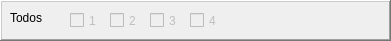
      <widget class="QFrame" name="frame_38">
       <property name="geometry">
        <rect>
         <x>450</x>
         <y>10</y>
         <width>391</width>
         <height>41</height>
        </rect>
       </property>
       <property name="styleSheet">
        <string notr="true"/>
       </property>
       <property name="frameShape">
        <enum>QFrame::WinPanel</enum>
       </property>
       <property name="frameShadow">
        <enum>QFrame::Raised</enum>
       </property>
       <widget class="QCheckBox" name="cb014_t">
        <property name="enabled">
         <bool>false</bool>
        </property>
        <property name="geometry">
         <rect>
          <x>190</x>
          <y>10</y>
          <width>41</width>
          <height>21</height>
         </rect>
        </property>
        <property name="text">
         <string>4</string>
        </property>
       </widget>
       <widget class="QCheckBox" name="cb011_t">
        <property name="enabled">
         <bool>false</bool>
        </property>
        <property name="geometry">
         <rect>
          <x>70</x>
          <y>10</y>
          <width>41</width>
          <height>21</height>
         </rect>
        </property>
        <property name="text">
         <string>1</string>
        </property>
       </widget>
       <widget class="QCheckBox" name="cb013_t">
        <property name="enabled">
         <bool>false</bool>
        </property>
        <property name="geometry">
         <rect>
          <x>150</x>
          <y>10</y>
          <width>41</width>
          <height>21</height>
         </rect>
        </property>
        <property name="text">
         <string>3</string>
        </property>
       </widget>
       <widget class="QLabel" name="label_45">
        <property name="geometry">
         <rect>
          <x>10</x>
          <y>10</y>
          <width>58</width>
          <height>16</height>
         </rect>
        </property>
        <property name="frameShape">
         <enum>QFrame::NoFrame</enum>
        </property>
        <property name="text">
         <string>Todos</string>
        </property>
       </widget>
       <widget class="QCheckBox" name="cb012_t">
        <property name="enabled">
         <bool>false</bool>
        </property>
        <property name="geometry">
         <rect>
          <x>110</x>
          <y>10</y>
          <width>41</width>
          <height>21</height>
         </rect>
        </property>
        <property name="text">
         <string>2</string>
        </property>
       </widget>
      </widget>
